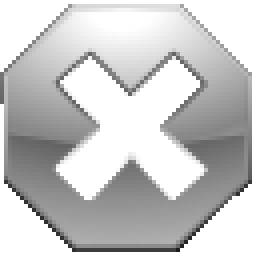
#> input picture Lab_8/Gray_Stop.png, 64 x 64 px (shown 4 times larger)
$ python Detecion_Esquinas.py   (Python 2 division)
#> lines starting #> are read from the running program, lines starting #| are printed output that depends on the picture
#!/usr/bin/python
#coding: utf-8

from PIL import Image, ImageDraw
from numpy import array
import cv
import numpy as np
import math
from time import time

def main():
    t_inicial = time()

    im = Image.open('Gray_Stop.png')
#> im is the input picture: PIL image 64x64 L; min 29, max 255, mean 199.9
    im.show()
    arr_gry = array(im)

    (i,j) = (arr_gry.shape[0],arr_gry.shape[1])
#> i = 64; j = 64

    #Creo arreglo que contendra las medias de la original
    arr_medias = np.zeros( shape = (i,j) )
    arr_esq = np.zeros( shape = (i,j,3) )
    for x in xrange(i):
        for y in xrange(j):

            cola = list()
            #Barrido de los ocho vecinos
            for dx in [-1,0,1]:
                for dy in [-1,0,1]:
                    #condición para no salir del arreglo
                    if y+dy>=0 and y+dy<j and x+dx>=0 and x+dx<i:
                        #dirección de n-vecino
                        vecino = (x+dx,y+dy)
                        #guardo valor de pixel en cola
                        cola.append(arr_gry[vecino])
            #Supongo tengo cola con 9 elementos
            #Los ordeno a continuación:
            cola = sorted(cola)
            #saco la media y la copio al nuevo arreglo:
            #print x,y
            #print cola
            media = int(len(cola) / 2)
            arr_medias[x,y] = cola[media]
            diferencia = arr_medias[x,y]-arr_gry[x,y]
            #print diferencia
            diferencia = abs(diferencia)
            print diferencia
            if diferencia > 70:
                arr_esq[x,y] = 100,50,255
            else:
                gray = arr_gry[x,y]
                arr_esq[x,y]=gray,gray,gray
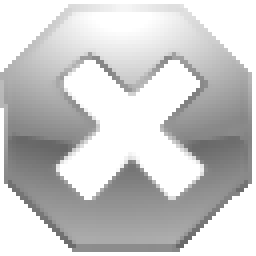
#> arr_medias: shape (64, 64) float64 (shown 4 times larger); min 103, max 255, mean 202.3

    #se supone que ya tengo la matris de medias
    #la mostrare para saber que estoy haciendo:
    im_medias = Image.fromarray(arr_medias)
    im_medias.show()

    #se supone que ya tengo la imagen con esquinas
    #la mostrare para saber que estoy haciendo usando OpenCV:
    cv.SaveImage("Esquina_Stop1.png",cv.fromarray(arr_esq))
#> (this line was passed over: cv is not available in this run)
    im_esq = cv.LoadImage("Esquina_Stop1.png")
    cv.ShowImage('Esquinas',im_esq)

    #mi numpy no puede manejar arreglos como las dos lineas de
    #abajo ¬¬
    #im_esq = Image.fromarray(arr_esq)
    #im_esq.show()

    t_final = time()
    t_total = t_final - t_inicial
    print "Tiempo de ejecución: ",t_total

    cv.WaitKey(0)

if __name__ == '__main__':
    main()
#> (the call stopped at in main, `im_esq = cv.LoadImage("Esquina_Stop1.png")`: cv is not available in this run)
